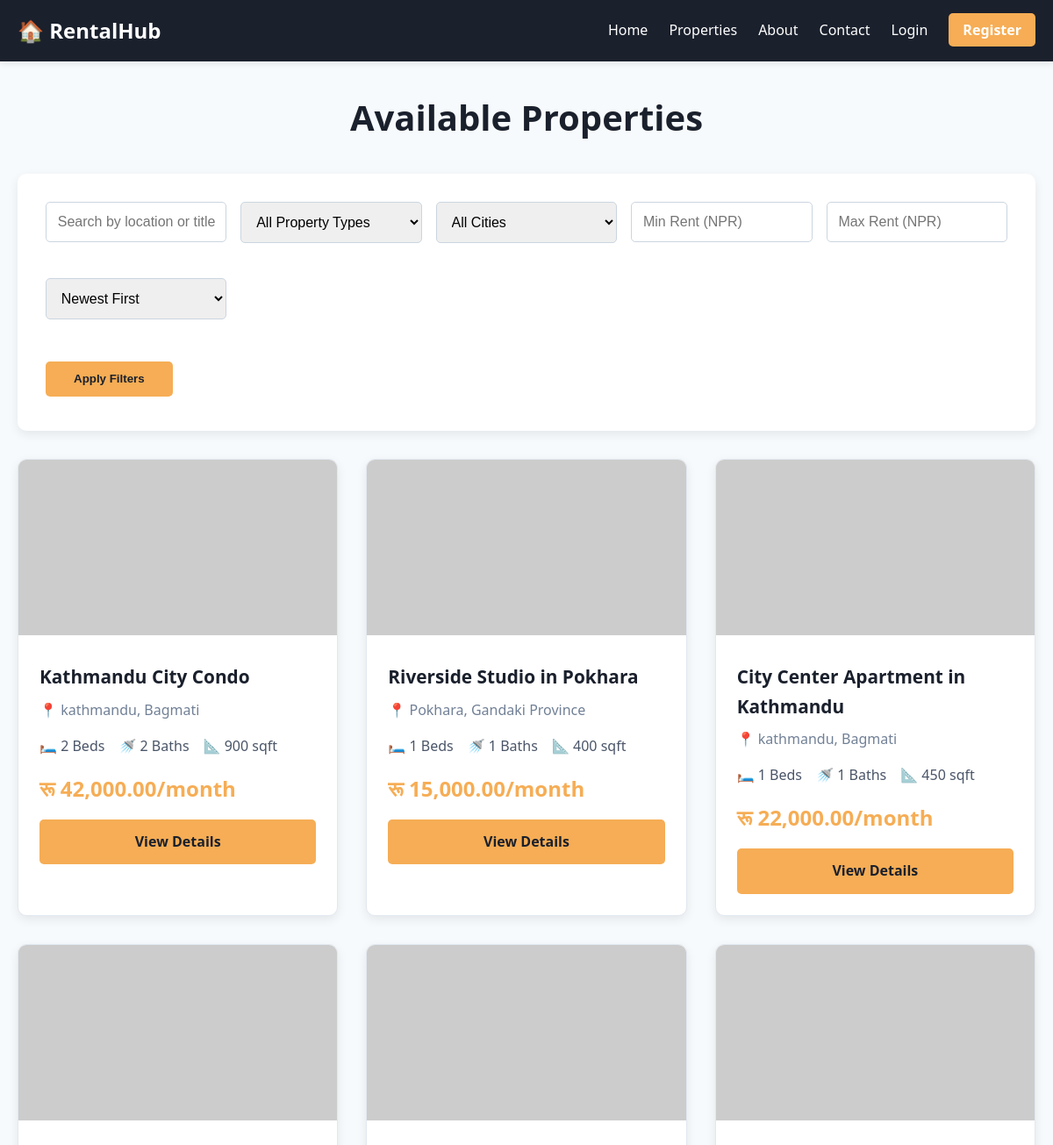
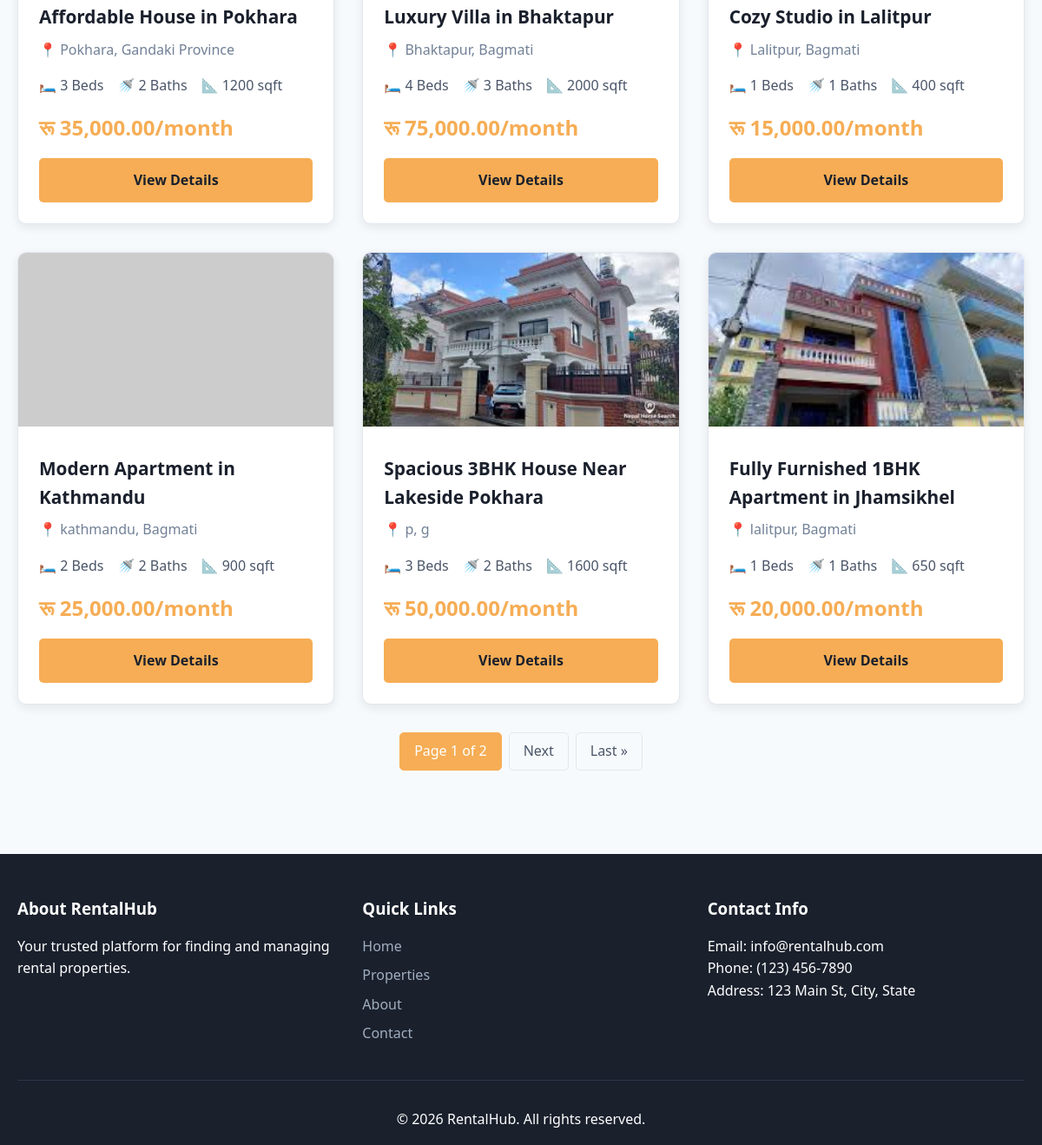
Page /properties/ on the committed database (2 pictures, top to bottom).
### rental/models.py (models this page shows, shortened)
class Property(models.Model):
    PROPERTY_TYPE_CHOICES = (
        ('apartment', 'Apartment'),
        ('house', 'House'),
        ('studio', 'Studio'),
        ('condo', 'Condo'),
        ('villa', 'Villa'),
    )
    STATUS_CHOICES = (
        ('available', 'Available'),
        ('rented', 'Rented'),
        ('maintenance', 'Under Maintenance'),
    )
    landlord = models.ForeignKey(User, on_delete=models.CASCADE, related_name='properties')
    title = models.CharField(max_length=200)
    description = models.TextField()
    property_type = models.CharField(max_length=20, choices=PROPERTY_TYPE_CHOICES)
    address = models.CharField(max_length=300)
    city = models.CharField(max_length=100)
    state = models.CharField(max_length=100)
    zip_code = models.CharField(max_length=10)
    bedrooms = models.IntegerField(validators=[MinValueValidator(0)])
    bathrooms = models.IntegerField(validators=[MinValueValidator(0)])
    area_sqft = models.IntegerField(validators=[MinValueValidator(0)])
    rent_amount = models.DecimalField(max_digits=10, decimal_places=2)
    security_deposit = models.DecimalField(max_digits=10, decimal_places=2)
    amenities = models.TextField(help_text="Comma-separated amenities")
    status = models.CharField(max_length=20, choices=STATUS_CHOICES, default='available')
    image = models.ImageField(upload_to='properties/', blank=True, null=True)
    is_featured = models.BooleanField(default=False)
    created_at = models.DateTimeField(auto_now_add=True)
    updated_at = models.DateTimeField(auto_now=True)
    class Meta:
        verbose_name_plural = "Properties"
        ordering = ['-created_at']

### rental/views.py (the view)
# urls.py: path('properties/', views.properties, name='properties'),
def properties(request):
    property_list = Property.objects.filter(status='available')
    search_query = request.GET.get('search', '')
    if search_query:
        property_list = property_list.filter(
            Q(title__icontains=search_query) |
            Q(city__icontains=search_query) |
            Q(address__icontains=search_query)
        )
    property_type = request.GET.get('property_type', '')
    if property_type:
        property_list = property_list.filter(property_type=property_type)
    city = request.GET.get('city', '')
    if city:
        property_list = property_list.filter(city__icontains=city)
    min_rent = request.GET.get('min_rent', '')
    max_rent = request.GET.get('max_rent', '')
    if min_rent:
        property_list = property_list.filter(rent_amount__gte=min_rent)
    if max_rent:
        property_list = property_list.filter(rent_amount__lte=max_rent)
    sort_by = request.GET.get('sort', '-created_at')
    property_list = property_list.order_by(sort_by)
    paginator = Paginator(property_list, 9)
    page_number = request.GET.get('page')
    properties_page = paginator.get_page(page_number)
    cities = Property.objects.values_list('city', flat=True).distinct()
    context = {
        'properties': properties_page,
        'cities': cities,
        'search_query': search_query,
        'property_type': property_type,
        'city': city,
        'min_rent': min_rent,
        'max_rent': max_rent,
        'sort_by': sort_by,
    }
    return render(request, 'properties.html', context)

### rental/templatetags/rental_filters.py (called while the page is built)
@register.filter
def npr_currency(value):
    try:
        amount = float(value)
        return f"रू {amount:,.2f}"
    except (ValueError, TypeError):
        return f"रू {value}"

### rental/templates/properties.html (shortened to what this page needs)
{% extends 'base.html' %}
{% load static %}
{% load rental_filters %}
{% block content %}
<div class="container">
    <h1 class="section-title">Available Properties</h1>
    <div class="search-filters">
        <form method="get">
            <div class="filter-row">
                <div class="form-group">
                    <input type="text" name="search" class="form-control" placeholder="Search by location or title..." value="{{ search_query }}">
                </div>
                <div class="form-group">
                    <select name="property_type" class="form-control">
                        <option value="">All Property Types</option>
                    </select>
                </div>
                <div class="form-group">
                    <select name="city" class="form-control">
                        <option value="">All Cities</option>
                    </select>
                </div>
                <div class="form-group">
                    <input type="number" name="min_rent" class="form-control" placeholder="Min Rent (NPR)" value="{{ min_rent }}">
                </div>
                <div class="form-group">
                    <input type="number" name="max_rent" class="form-control" placeholder="Max Rent (NPR)" value="{{ max_rent }}">
                </div>
                <div class="form-group">
                    <select name="sort" class="form-control">
                        <option value="-created_at" {% if sort_by == '-created_at' %}selected{% endif %}>Newest First</option>
                    </select>
                </div>
            </div>
            <button type="submit" class="btn btn-blue">Apply Filters</button>
            <a href="{% url 'properties' %}" class="btn btn-outline">Clear Filters</a>
        </form>
    </div>
    {% if properties %}
        <div class="property-grid">
            {% for property in properties %}
                <div class="property-card">
                    {% if property.image %}
                        <img src="{{ property.image.url }}" alt="{{ property.title }}" class="property-image">
                    {% else %}
                        <img src="https://via.placeholder.com/400x300?text=No+Image" alt="{{ property.title }}" class="property-image">
                    {% endif %}
                    <div class="property-content">
                        <h3 class="property-title">{{ property.title }}</h3>
                        <p class="property-location">📍 {{ property.city }}, {{ property.state }}</p>
                        <div class="property-details">
                            <span class="detail-item">🛏️ {{ property.bedrooms }} Beds</span>
                            <span class="detail-item">🚿 {{ property.bathrooms }} Baths</span>
                            <span class="detail-item">📐 {{ property.area_sqft }} sqft</span>
                        </div>
                        <p class="property-price">{{ property.rent_amount|npr_currency }}/month</p>
                        <a href="{% url 'property_detail' property.id %}" class="btn btn-blue" style="width: 100%; text-align: center;">View Details</a>
                    </div>
                </div>
            {% endfor %}
        </div>
        {% if properties.has_other_pages %}
            <div class="pagination">
                <span class="current">Page {{ properties.number }} of {{ properties.paginator.num_pages }}</span>
                {% if properties.has_next %}
                    <a href="?page={{ properties.next_page_number }}{% if search_query %}&search={{ search_query }}{% endif %}">Next</a>
                    <a href="?page={{ properties.paginator.num_pages }}{% if search_query %}&search={{ search_query }}{% endif %}">Last &raquo;</a>
                {% endif %}
            </div>
        {% endif %}
    {% else %}
        <p style="text-align: center; color: #7f8c8d; margin: 3rem 0;">No properties found matching your criteria.</p>
    {% endif %}
</div>
{% endblock %}

### rental/templates/base.html (shortened to what this page needs)
{% load static %}
<!DOCTYPE html>
<html lang="en">
<head>
    <link rel="stylesheet" href="{% static 'css/style.css' %}">
</head>
<body>
    <nav class="navbar">
        <div class="container">
            <div class="nav-brand">
                <a href="{% url 'home' %}">🏠 RentalHub</a>
            </div>
            <ul class="nav-menu">
                <li><a href="{% url 'home' %}">Home</a></li>
                <li><a href="{% url 'properties' %}">Properties</a></li>
                <li><a href="{% url 'about' %}">About</a></li>
                <li><a href="{% url 'contact' %}">Contact</a></li>
                {% if user.is_authenticated %}
                    {% if user.user_type == 'tenant' %}
                        <li><a href="{% url 'tenant_dashboard' %}">Dashboard</a></li>
                    {% elif user.user_type == 'landlord' %}
                        <li><a href="{% url 'landlord_dashboard' %}">Dashboard</a></li>
                    {% elif user.user_type == 'admin' or user.is_staff %}
                        <li><a href="{% url 'admin_dashboard' %}">Admin</a></li>
                    {% endif %}
                    <li><a href="{% url 'logout' %}">Logout ({{ user.username }})</a></li>
                {% else %}
                    <li><a href="{% url 'login' %}">Login</a></li>
                    <li><a href="{% url 'register' %}" class="btn-primary">Register</a></li>
                {% endif %}
            </ul>
        </div>
    </nav>
    <main>
        {% block content %}
        {% endblock %}
    </main>
    <footer class="footer">
        <div class="container">
            <div class="footer-content">
                <div class="footer-section">
                    <h3>About RentalHub</h3>
                    <p>Your trusted platform for finding and managing rental properties.</p>
                </div>
                <div class="footer-section">
                    <h3>Quick Links</h3>
                    <ul>
                        <li><a href="{% url 'home' %}">Home</a></li>
                        <li><a href="{% url 'properties' %}">Properties</a></li>
                        <li><a href="{% url 'about' %}">About</a></li>
                        <li><a href="{% url 'contact' %}">Contact</a></li>
                    </ul>
                </div>
                <div class="footer-section">
                    <h3>Contact Info</h3>
                    <p>Email: info@rentalhub.com</p>
                    <p>Phone: (123) 456-7890</p>
                    <p>Address: 123 Main St, City, State</p>
                </div>
            </div>
            <div class="footer-bottom">
                <p>&copy; 2026 RentalHub. All rights reserved.</p>
            </div>
        </div>
    </footer>
</body>
</html>

### rental/static/css/style.css (style rules this page uses)
* { margin: 0; padding: 0; box-sizing: border-box; }
body { font-family: 'Segoe UI', Tahoma, Geneva, Verdana, sans-serif; line-height: 1.6; color: #2d3748; background-color: #f7fafc; }
.container { max-width: 1200px; margin: 0 auto; padding: 0 20px; }
.navbar { background-color: #1a202c; color: white; padding: 1rem 0; box-shadow: 0 2px 8px rgba(0,0,0,0.1); }
.navbar .container { display: flex; justify-content: space-between; align-items: center; }
.nav-brand a { color: white; text-decoration: none; font-size: 1.5rem; font-weight: bold; }
.nav-menu { display: flex; list-style: none; gap: 1.5rem; }
.nav-menu a { color: white; text-decoration: none; transition: color 0.3s; }
.btn-primary { background-color: #f6ad55; padding: 0.5rem 1rem; border-radius: 5px; color: #1a202c; font-weight: 600; }
main { min-height: calc(100vh - 200px); padding: 2rem 0; }
.btn { padding: 0.8rem 2rem; border: none; border-radius: 5px; cursor: pointer; text-decoration: none; display: inline-block; transition: all 0.3s; font-weight: 600; }
.btn-outline { background-color: transparent; color: white; border: 2px solid white; }
.btn-blue { background-color: #f6ad55; color: #1a202c; }
.section-title { text-align: center; font-size: 2.5rem; margin-bottom: 2rem; color: #1a202c; }
.property-grid { display: grid; grid-template-columns: repeat(auto-fill, minmax(300px, 1fr)); gap: 2rem; }
.property-card { background-color: white; border-radius: 10px; overflow: hidden; box-shadow: 0 4px 12px rgba(0,0,0,0.08); transition: transform 0.3s, box-shadow 0.3s; border: 1px solid #e2e8f0; }
.property-image { width: 100%; height: 200px; object-fit: cover; }
.property-content { padding: 1.5rem; }
.property-title { font-size: 1.3rem; margin-bottom: 0.5rem; color: #1a202c; }
.property-location { color: #718096; margin-bottom: 1rem; display: flex; align-items: center; gap: 0.5rem; }
.property-details { display: flex; gap: 1rem; margin-bottom: 1rem; flex-wrap: wrap; }
.detail-item { display: flex; align-items: center; gap: 0.3rem; color: #4a5568; }
.property-price { font-size: 1.5rem; color: #f6ad55; font-weight: bold; margin-bottom: 1rem; }
.form-group { margin-bottom: 1.5rem; }
.form-control { width: 100%; padding: 0.8rem; border: 1px solid #cbd5e0; border-radius: 5px; font-size: 1rem; }
select.form-control { cursor: pointer; }
.search-filters { background-color: white; padding: 2rem; border-radius: 10px; margin-bottom: 2rem; box-shadow: 0 4px 12px rgba(0,0,0,0.08); }
.filter-row { display: grid; grid-template-columns: repeat(auto-fit, minmax(200px, 1fr)); gap: 1rem; margin-bottom: 1rem; }
.pagination { display: flex; justify-content: center; gap: 0.5rem; margin-top: 2rem; }
.pagination a, .pagination span { padding: 0.5rem 1rem; border: 1px solid #e2e8f0; border-radius: 5px; text-decoration: none; color: #4a5568; }
.pagination .current { background-color: #f6ad55; color: white; border-color: #f6ad55; }
.footer { background-color: #1a202c; color: white; padding: 3rem 0 1rem; margin-top: 4rem; }
.footer-content { display: grid; grid-template-columns: repeat(auto-fit, minmax(250px, 1fr)); gap: 2rem; margin-bottom: 2rem; }
.footer-section h3 { margin-bottom: 1rem; }
.footer-section ul { list-style: none; }
.footer-section ul li { margin-bottom: 0.5rem; }
.footer-section a { color: #a0aec0; text-decoration: none; transition: color 0.3s; }
.footer-bottom { text-align: center; padding-top: 2rem; border-top: 1px solid #2d3748; }

### rows in the picture
Property: title "Kathmandu City Condo", city "kathmandu", state "Bagmati", bedrooms "2", bathrooms "2", area_sqft "900", rent_amount|npr_currency "रू 42,000.00"
Property: title "Riverside Studio in Pokhara", city "Pokhara", state "Gandaki Province", bedrooms "1", bathrooms "1", area_sqft "400", rent_amount|npr_currency "रू 15,000.00"
Property: title "City Center Apartment in Kathmandu", city "kathmandu", state "Bagmati", bedrooms "1", bathrooms "1", area_sqft "450", rent_amount|npr_currency "रू 22,000.00"
Property: title "Affordable House in Pokhara", city "Pokhara", state "Gandaki Province", bedrooms "3", bathrooms "2", area_sqft "1200", rent_amount|npr_currency "रू 35,000.00"
Property: title "Luxury Villa in Bhaktapur", city "Bhaktapur", state "Bagmati", bedrooms "4", bathrooms "3", area_sqft "2000", rent_amount|npr_currency "रू 75,000.00"
Property: title "Cozy Studio in Lalitpur", city "Lalitpur", state "Bagmati", bedrooms "1", bathrooms "1", area_sqft "400", rent_amount|npr_currency "रू 15,000.00"
Property: title "Modern Apartment in Kathmandu", city "kathmandu", state "Bagmati", bedrooms "2", bathrooms "2", area_sqft "900", rent_amount|npr_currency "रू 25,000.00"
Property: image (picture), title "Spacious 3BHK House Near Lakeside Pokhara", city "p", state "g", bedrooms "3", bathrooms "2", area_sqft "1600", rent_amount|npr_currency "रू 50,000.00"
Property: image (picture), title "Fully Furnished 1BHK Apartment in Jhamsikhel", city "lalitpur", state "Bagmati", bedrooms "1", bathrooms "1", area_sqft "650", rent_amount|npr_currency "रू 20,000.00"

### other values in the picture
{{ properties.number }} "1"
{{ properties.paginator.num_pages }} "2"
